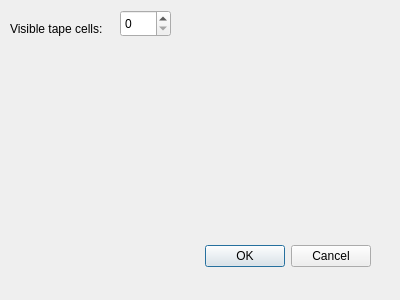
<?xml version="1.0" encoding="UTF-8"?>
<ui version="4.0">
 <class>SettingsDlg</class>
 <widget class="QDialog" name="SettingsDlg">
  <property name="geometry">
   <rect>
    <x>0</x>
    <y>0</y>
    <width>400</width>
    <height>300</height>
   </rect>
  </property>
  <property name="windowTitle">
   <string>Dialog</string>
  </property>
  <widget class="QDialogButtonBox" name="buttonBox">
   <property name="geometry">
    <rect>
     <x>30</x>
     <y>240</y>
     <width>341</width>
     <height>32</height>
    </rect>
   </property>
   <property name="orientation">
    <enum>Qt::Horizontal</enum>
   </property>
   <property name="standardButtons">
    <set>QDialogButtonBox::Cancel|QDialogButtonBox::Ok</set>
   </property>
  </widget>
  <widget class="QLabel" name="label">
   <property name="geometry">
    <rect>
     <x>10</x>
     <y>20</y>
     <width>101</width>
     <height>17</height>
    </rect>
   </property>
   <property name="text">
    <string>Visible tape cells:</string>
   </property>
  </widget>
  <widget class="QSpinBox" name="spinBox">
   <property name="geometry">
    <rect>
     <x>120</x>
     <y>10</y>
     <width>51</width>
     <height>27</height>
    </rect>
   </property>
  </widget>
 </widget>
 <resources/>
 <connections>
  <connection>
   <sender>buttonBox</sender>
   <signal>accepted()</signal>
   <receiver>SettingsDlg</receiver>
   <slot>accept()</slot>
   <hints>
    <hint type="sourcelabel">
     <x>248</x>
     <y>254</y>
    </hint>
    <hint type="destinationlabel">
     <x>157</x>
     <y>274</y>
    </hint>
   </hints>
  </connection>
  <connection>
   <sender>buttonBox</sender>
   <signal>rejected()</signal>
   <receiver>SettingsDlg</receiver>
   <slot>reject()</slot>
   <hints>
    <hint type="sourcelabel">
     <x>316</x>
     <y>260</y>
    </hint>
    <hint type="destinationlabel">
     <x>286</x>
     <y>274</y>
    </hint>
   </hints>
  </connection>
 </connections>
</ui>
